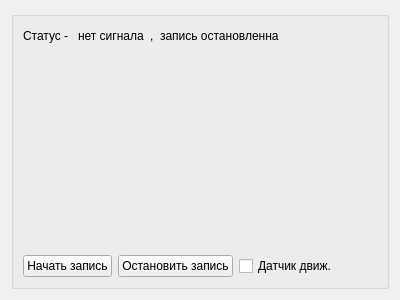
<?xml version="1.0" encoding="UTF-8"?>
<ui version="4.0">
 <class>VideoStreamView</class>
 <widget class="QWidget" name="VideoStreamView">
  <property name="geometry">
   <rect>
    <x>0</x>
    <y>0</y>
    <width>400</width>
    <height>300</height>
   </rect>
  </property>
  <property name="windowTitle">
   <string>Form</string>
  </property>
  <layout class="QHBoxLayout" name="horizontalLayout_3">
   <item>
    <widget class="QGroupBox" name="groupBox">
     <property name="title">
      <string/>
     </property>
     <layout class="QVBoxLayout" name="verticalLayout_3">
      <item>
       <layout class="QHBoxLayout" name="horizontalLayout">
        <item>
         <widget class="QLabel" name="label">
          <property name="sizePolicy">
           <sizepolicy hsizetype="Maximum" vsizetype="Maximum">
            <horstretch>0</horstretch>
            <verstretch>0</verstretch>
           </sizepolicy>
          </property>
          <property name="text">
           <string>Статус - </string>
          </property>
         </widget>
        </item>
        <item>
         <widget class="QLabel" name="lb_status">
          <property name="sizePolicy">
           <sizepolicy hsizetype="Maximum" vsizetype="Maximum">
            <horstretch>0</horstretch>
            <verstretch>0</verstretch>
           </sizepolicy>
          </property>
          <property name="text">
           <string>нет сигнала</string>
          </property>
         </widget>
        </item>
        <item>
         <widget class="QLabel" name="label_2">
          <property name="sizePolicy">
           <sizepolicy hsizetype="Maximum" vsizetype="Maximum">
            <horstretch>0</horstretch>
            <verstretch>0</verstretch>
           </sizepolicy>
          </property>
          <property name="text">
           <string>,</string>
          </property>
         </widget>
        </item>
        <item>
         <widget class="QLabel" name="lb_stateRecord">
          <property name="sizePolicy">
           <sizepolicy hsizetype="Maximum" vsizetype="Maximum">
            <horstretch>0</horstretch>
            <verstretch>0</verstretch>
           </sizepolicy>
          </property>
          <property name="text">
           <string>запись остановленна</string>
          </property>
         </widget>
        </item>
        <item>
         <spacer name="horizontalSpacer">
          <property name="orientation">
           <enum>Qt::Horizontal</enum>
          </property>
          <property name="sizeHint" stdset="0">
           <size>
            <width>40</width>
            <height>20</height>
           </size>
          </property>
         </spacer>
        </item>
       </layout>
      </item>
      <item>
       <widget class="QLabel" name="lb_video">
        <property name="sizePolicy">
         <sizepolicy hsizetype="Expanding" vsizetype="Expanding">
          <horstretch>0</horstretch>
          <verstretch>0</verstretch>
         </sizepolicy>
        </property>
        <property name="frameShape">
         <enum>QFrame::NoFrame</enum>
        </property>
        <property name="text">
         <string/>
        </property>
        <property name="scaledContents">
         <bool>false</bool>
        </property>
        <property name="alignment">
         <set>Qt::AlignCenter</set>
        </property>
       </widget>
      </item>
      <item>
       <layout class="QHBoxLayout" name="horizontalLayout_2">
        <item>
         <widget class="QPushButton" name="pb_StartRecord">
          <property name="sizePolicy">
           <sizepolicy hsizetype="Maximum" vsizetype="Fixed">
            <horstretch>0</horstretch>
            <verstretch>0</verstretch>
           </sizepolicy>
          </property>
          <property name="text">
           <string>Начать запись</string>
          </property>
         </widget>
        </item>
        <item>
         <widget class="QPushButton" name="pb_StopRecord">
          <property name="sizePolicy">
           <sizepolicy hsizetype="Maximum" vsizetype="Fixed">
            <horstretch>0</horstretch>
            <verstretch>0</verstretch>
           </sizepolicy>
          </property>
          <property name="text">
           <string>Остановить запись</string>
          </property>
         </widget>
        </item>
        <item>
         <widget class="QCheckBox" name="cb_detectMotion">
          <property name="text">
           <string>Датчик движ.</string>
          </property>
          <property name="tristate">
           <bool>false</bool>
          </property>
         </widget>
        </item>
       </layout>
      </item>
     </layout>
    </widget>
   </item>
  </layout>
 </widget>
 <resources/>
 <connections/>
</ui>
